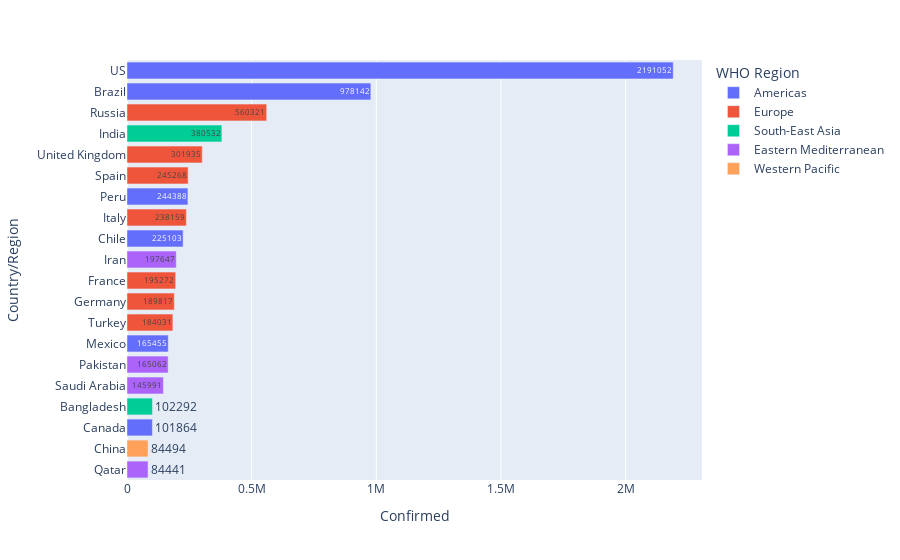
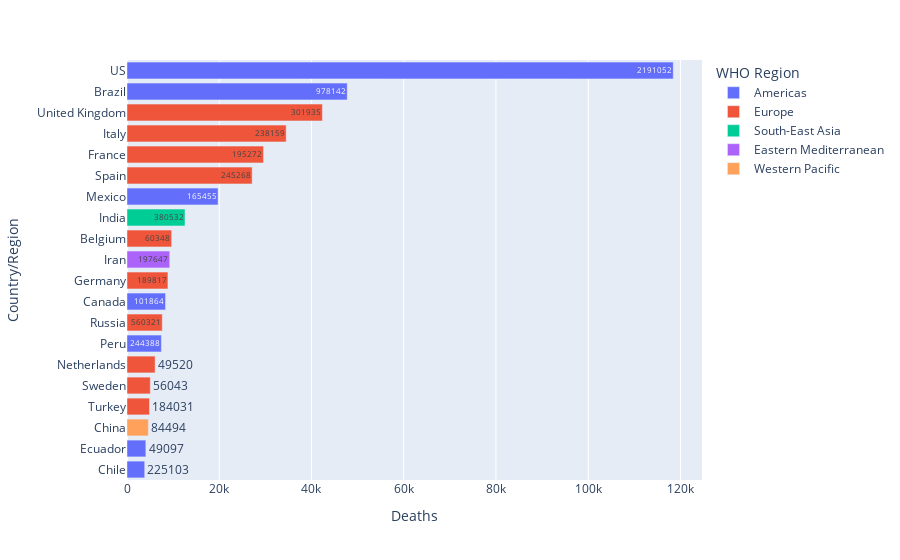
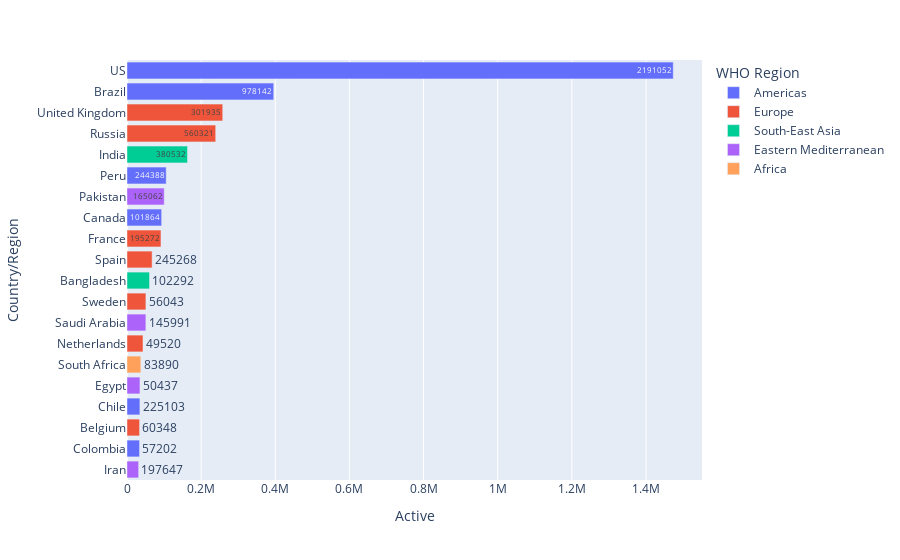
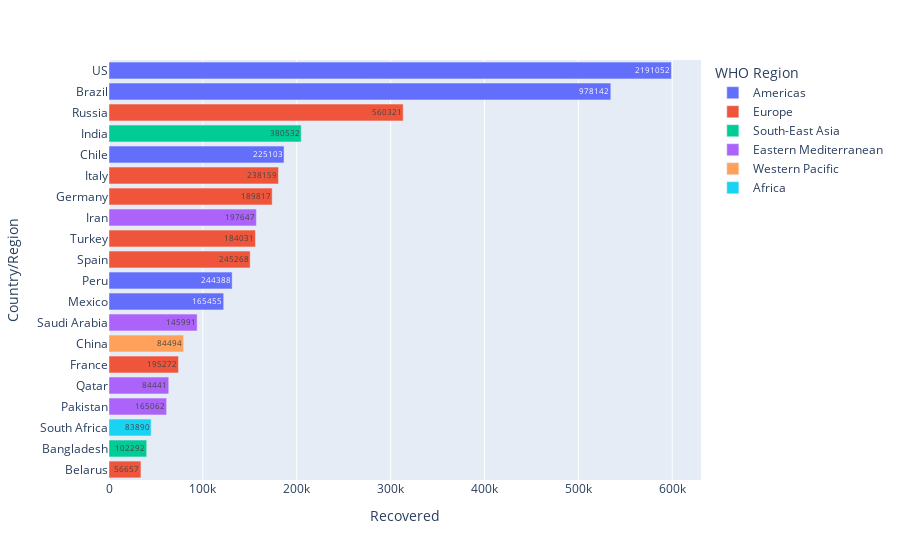

Source (notebook cell) for these figures, in order:
### Markdown cell above
### Top 20 countries : Confirmed, active, new cases, deaths, recovered

### Code cell
# Sort the data by the number of confirmed cases in descending order and select only top 20 coutries
cases = ['Confirmed', 'Deaths', 'Active', 'Recovered']
for case in cases:
	df = df1.sort_values(case, ascending=False).head(20)
	fig = px.bar(df, y='Country/Region', x=case, color = 'WHO Region', orientation='h', text='Confirmed')
	fig.update_layout(yaxis={'categoryorder':'total ascending'})
	fig.show()

### Figure 1 — Plotly figure (JSON) as saved in the notebook; plotly's stock layout.template omitted (floating-point values rounded to 4 significant figures)
{"data": [{"alignmentgroup": "True", "hovertemplate": "WHO Region=Americas<br>Confirmed=%{text}<br>Country/Region=%{y}<extra></extra>", "legendgroup": "Americas", "marker": {"color": "#636efa", "pattern": {"shape": ""}}, "name": "Americas", "offsetgroup": "Americas", "orientation": "h", "showlegend": true, "text": [2191052, 978142, 244388, 225103, 165455, 101864], "textposition": "auto", "type": "bar", "x": [2191052, 978142, 244388, 225103, 165455, 101864], "xaxis": "x", "y": ["US", "Brazil", "Peru", "Chile", "Mexico", "Canada"], "yaxis": "y"}, {"alignmentgroup": "True", "hovertemplate": "WHO Region=Europe<br>Confirmed=%{text}<br>Country/Region=%{y}<extra></extra>", "legendgroup": "Europe", "marker": {"color": "#EF553B", "pattern": {"shape": ""}}, "name": "Europe", "offsetgroup": "Europe", "orientation": "h", "showlegend": true, "text": [560321, 301935, 245268, 238159, 195272, 189817, 184031], "textposition": "auto", "type": "bar", "x": [560321, 301935, 245268, 238159, 195272, 189817, 184031], "xaxis": "x", "y": ["Russia", "United Kingdom", "Spain", "Italy", "France", "Germany", "Turkey"], "yaxis": "y"}, {"alignmentgroup": "True", "hovertemplate": "WHO Region=South-East Asia<br>Confirmed=%{text}<br>Country/Region=%{y}<extra></extra>", "legendgroup": "South-East Asia", "marker": {"color": "#00cc96", "pattern": {"shape": ""}}, "name": "South-East Asia", "offsetgroup": "South-East Asia", "orientation": "h", "showlegend": true, "text": [380532, 102292], "textposition": "auto", "type": "bar", "x": [380532, 102292], "xaxis": "x", "y": ["India", "Bangladesh"], "yaxis": "y"}, {"alignmentgroup": "True", "hovertemplate": "WHO Region=Eastern Mediterranean<br>Confirmed=%{text}<br>Country/Region=%{y}<extra></extra>", "legendgroup": "Eastern Mediterranean", "marker": {"color": "#ab63fa", "pattern": {"shape": ""}}, "name": "Eastern Mediterranean", "offsetgroup": "Eastern Mediterranean", "orientation": "h", "showlegend": true, "text": [197647, 165062, 145991, 84441], "textposition": "auto", "type": "bar", "x": [197647, 165062, 145991, 84441], "xaxis": "x", "y": ["Iran", "Pakistan", "Saudi Arabia", "Qatar"], "yaxis": "y"}, {"alignmentgroup": "True", "hovertemplate": "WHO Region=Western Pacific<br>Confirmed=%{text}<br>Country/Region=%{y}<extra></extra>", "legendgroup": "Western Pacific", "marker": {"color": "#FFA15A", "pattern": {"shape": ""}}, "name": "Western Pacific", "offsetgroup": "Western Pacific", "orientation": "h", "showlegend": true, "text": [84494], "textposition": "auto", "type": "bar", "x": [84494], "xaxis": "x", "y": ["China"], "yaxis": "y"}], "layout": {"barmode": "relative", "legend": {"title": {"text": "WHO Region"}, "tracegroupgap": 0}, "margin": {"t": 60}, "xaxis": {"anchor": "y", "domain": [0, 1], "title": {"text": "Confirmed"}}, "yaxis": {"anchor": "x", "categoryorder": "total ascending", "domain": [0, 1], "title": {"text": "Country/Region"}}}}

### Figure 2 — Plotly figure (JSON) as saved in the notebook; plotly's stock layout.template omitted (floating-point values rounded to 4 significant figures)
{"data": [{"alignmentgroup": "True", "hovertemplate": "WHO Region=Americas<br>Deaths=%{x}<br>Country/Region=%{y}<br>Confirmed=%{text}<extra></extra>", "legendgroup": "Americas", "marker": {"color": "#636efa", "pattern": {"shape": ""}}, "name": "Americas", "offsetgroup": "Americas", "orientation": "h", "showlegend": true, "text": [2191052, 978142, 165455, 101864, 244388, 49097, 225103], "textposition": "auto", "type": "bar", "x": [118434, 47748, 19747, 8360, 7461, 4087, 3841], "xaxis": "x", "y": ["US", "Brazil", "Mexico", "Canada", "Peru", "Ecuador", "Chile"], "yaxis": "y"}, {"alignmentgroup": "True", "hovertemplate": "WHO Region=Europe<br>Deaths=%{x}<br>Country/Region=%{y}<br>Confirmed=%{text}<extra></extra>", "legendgroup": "Europe", "marker": {"color": "#EF553B", "pattern": {"shape": ""}}, "name": "Europe", "offsetgroup": "Europe", "orientation": "h", "showlegend": true, "text": [301935, 238159, 195272, 245268, 60348, 189817, 560321, 49520, 56043, 184031], "textposition": "auto", "type": "bar", "x": [42373, 34514, 29606, 27136, 9683, 8875, 7650, 6097, 5053, 4882], "xaxis": "x", "y": ["United Kingdom", "Italy", "France", "Spain", "Belgium", "Germany", "Russia", "Netherlands", "Sweden", "Turkey"], "yaxis": "y"}, {"alignmentgroup": "True", "hovertemplate": "WHO Region=South-East Asia<br>Deaths=%{x}<br>Country/Region=%{y}<br>Confirmed=%{text}<extra></extra>", "legendgroup": "South-East Asia", "marker": {"color": "#00cc96", "pattern": {"shape": ""}}, "name": "South-East Asia", "offsetgroup": "South-East Asia", "orientation": "h", "showlegend": true, "text": [380532], "textposition": "auto", "type": "bar", "x": [12573], "xaxis": "x", "y": ["India"], "yaxis": "y"}, {"alignmentgroup": "True", "hovertemplate": "WHO Region=Eastern Mediterranean<br>Deaths=%{x}<br>Country/Region=%{y}<br>Confirmed=%{text}<extra></extra>", "legendgroup": "Eastern Mediterranean", "marker": {"color": "#ab63fa", "pattern": {"shape": ""}}, "name": "Eastern Mediterranean", "offsetgroup": "Eastern Mediterranean", "orientation": "h", "showlegend": true, "text": [197647], "textposition": "auto", "type": "bar", "x": [9272], "xaxis": "x", "y": ["Iran"], "yaxis": "y"}, {"alignmentgroup": "True", "hovertemplate": "WHO Region=Western Pacific<br>Deaths=%{x}<br>Country/Region=%{y}<br>Confirmed=%{text}<extra></extra>", "legendgroup": "Western Pacific", "marker": {"color": "#FFA15A", "pattern": {"shape": ""}}, "name": "Western Pacific", "offsetgroup": "Western Pacific", "orientation": "h", "showlegend": true, "text": [84494], "textposition": "auto", "type": "bar", "x": [4638], "xaxis": "x", "y": ["China"], "yaxis": "y"}], "layout": {"barmode": "relative", "legend": {"title": {"text": "WHO Region"}, "tracegroupgap": 0}, "margin": {"t": 60}, "xaxis": {"anchor": "y", "domain": [0, 1], "title": {"text": "Deaths"}}, "yaxis": {"anchor": "x", "categoryorder": "total ascending", "domain": [0, 1], "title": {"text": "Country/Region"}}}}

### Figure 3 — Plotly figure (JSON) as saved in the notebook; plotly's stock layout.template omitted (floating-point values rounded to 4 significant figures)
{"data": [{"alignmentgroup": "True", "hovertemplate": "WHO Region=Americas<br>Active=%{x}<br>Country/Region=%{y}<br>Confirmed=%{text}<extra></extra>", "legendgroup": "Americas", "marker": {"color": "#636efa", "pattern": {"shape": ""}}, "name": "Americas", "offsetgroup": "Americas", "orientation": "h", "showlegend": true, "text": [2191052, 978142, 244388, 101864, 225103, 57202], "textposition": "auto", "type": "bar", "x": [1473503, 395814, 105737, 93504, 34821, 33886], "xaxis": "x", "y": ["US", "Brazil", "Peru", "Canada", "Chile", "Colombia"], "yaxis": "y"}, {"alignmentgroup": "True", "hovertemplate": "WHO Region=Europe<br>Active=%{x}<br>Country/Region=%{y}<br>Confirmed=%{text}<extra></extra>", "legendgroup": "Europe", "marker": {"color": "#EF553B", "pattern": {"shape": ""}}, "name": "Europe", "offsetgroup": "Europe", "orientation": "h", "showlegend": true, "text": [301935, 560321, 195272, 245268, 56043, 49520, 60348], "textposition": "auto", "type": "bar", "x": [258249, 239262, 91655, 67756, 50990, 43244, 33941], "xaxis": "x", "y": ["United Kingdom", "Russia", "France", "Spain", "Sweden", "Netherlands", "Belgium"], "yaxis": "y"}, {"alignmentgroup": "True", "hovertemplate": "WHO Region=South-East Asia<br>Active=%{x}<br>Country/Region=%{y}<br>Confirmed=%{text}<extra></extra>", "legendgroup": "South-East Asia", "marker": {"color": "#00cc96", "pattern": {"shape": ""}}, "name": "South-East Asia", "offsetgroup": "South-East Asia", "orientation": "h", "showlegend": true, "text": [380532, 102292], "textposition": "auto", "type": "bar", "x": [163248, 60785], "xaxis": "x", "y": ["India", "Bangladesh"], "yaxis": "y"}, {"alignmentgroup": "True", "hovertemplate": "WHO Region=Eastern Mediterranean<br>Active=%{x}<br>Country/Region=%{y}<br>Confirmed=%{text}<extra></extra>", "legendgroup": "Eastern Mediterranean", "marker": {"color": "#ab63fa", "pattern": {"shape": ""}}, "name": "Eastern Mediterranean", "offsetgroup": "Eastern Mediterranean", "orientation": "h", "showlegend": true, "text": [165062, 145991, 50437, 197647], "textposition": "auto", "type": "bar", "x": [100450, 50937, 34971, 31384], "xaxis": "x", "y": ["Pakistan", "Saudi Arabia", "Egypt", "Iran"], "yaxis": "y"}, {"alignmentgroup": "True", "hovertemplate": "WHO Region=Africa<br>Active=%{x}<br>Country/Region=%{y}<br>Confirmed=%{text}<extra></extra>", "legendgroup": "Africa", "marker": {"color": "#FFA15A", "pattern": {"shape": ""}}, "name": "Africa", "offsetgroup": "Africa", "orientation": "h", "showlegend": true, "text": [83890], "textposition": "auto", "type": "bar", "x": [37233], "xaxis": "x", "y": ["South Africa"], "yaxis": "y"}], "layout": {"barmode": "relative", "legend": {"title": {"text": "WHO Region"}, "tracegroupgap": 0}, "margin": {"t": 60}, "xaxis": {"anchor": "y", "domain": [0, 1], "title": {"text": "Active"}}, "yaxis": {"anchor": "x", "categoryorder": "total ascending", "domain": [0, 1], "title": {"text": "Country/Region"}}}}

### Figure 4 — Plotly figure (JSON) as saved in the notebook; plotly's stock layout.template omitted (floating-point values rounded to 4 significant figures)
{"data": [{"alignmentgroup": "True", "hovertemplate": "WHO Region=Americas<br>Recovered=%{x}<br>Country/Region=%{y}<br>Confirmed=%{text}<extra></extra>", "legendgroup": "Americas", "marker": {"color": "#636efa", "pattern": {"shape": ""}}, "name": "Americas", "offsetgroup": "Americas", "orientation": "h", "showlegend": true, "text": [2191052, 978142, 225103, 244388, 165455], "textposition": "auto", "type": "bar", "x": [599115, 534580, 186441, 131190, 122180], "xaxis": "x", "y": ["US", "Brazil", "Chile", "Peru", "Mexico"], "yaxis": "y"}, {"alignmentgroup": "True", "hovertemplate": "WHO Region=Europe<br>Recovered=%{x}<br>Country/Region=%{y}<br>Confirmed=%{text}<extra></extra>", "legendgroup": "Europe", "marker": {"color": "#EF553B", "pattern": {"shape": ""}}, "name": "Europe", "offsetgroup": "Europe", "orientation": "h", "showlegend": true, "text": [560321, 238159, 189817, 184031, 245268, 195272, 56657], "textposition": "auto", "type": "bar", "x": [313409, 180544, 173847, 156022, 150376, 74011, 34023], "xaxis": "x", "y": ["Russia", "Italy", "Germany", "Turkey", "Spain", "France", "Belarus"], "yaxis": "y"}, {"alignmentgroup": "True", "hovertemplate": "WHO Region=South-East Asia<br>Recovered=%{x}<br>Country/Region=%{y}<br>Confirmed=%{text}<extra></extra>", "legendgroup": "South-East Asia", "marker": {"color": "#00cc96", "pattern": {"shape": ""}}, "name": "South-East Asia", "offsetgroup": "South-East Asia", "orientation": "h", "showlegend": true, "text": [380532, 102292], "textposition": "auto", "type": "bar", "x": [204711, 40164], "xaxis": "x", "y": ["India", "Bangladesh"], "yaxis": "y"}, {"alignmentgroup": "True", "hovertemplate": "WHO Region=Eastern Mediterranean<br>Recovered=%{x}<br>Country/Region=%{y}<br>Confirmed=%{text}<extra></extra>", "legendgroup": "Eastern Mediterranean", "marker": {"color": "#ab63fa", "pattern": {"shape": ""}}, "name": "Eastern Mediterranean", "offsetgroup": "Eastern Mediterranean", "orientation": "h", "showlegend": true, "text": [197647, 145991, 84441, 165062], "textposition": "auto", "type": "bar", "x": [156991, 93915, 63642, 61383], "xaxis": "x", "y": ["Iran", "Saudi Arabia", "Qatar", "Pakistan"], "yaxis": "y"}, {"alignmentgroup": "True", "hovertemplate": "WHO Region=Western Pacific<br>Recovered=%{x}<br>Country/Region=%{y}<br>Confirmed=%{text}<extra></extra>", "legendgroup": "Western Pacific", "marker": {"color": "#FFA15A", "pattern": {"shape": ""}}, "name": "Western Pacific", "offsetgroup": "Western Pacific", "orientation": "h", "showlegend": true, "text": [84494], "textposition": "auto", "type": "bar", "x": [79515], "xaxis": "x", "y": ["China"], "yaxis": "y"}, {"alignmentgroup": "True", "hovertemplate": "WHO Region=Africa<br>Recovered=%{x}<br>Country/Region=%{y}<br>Confirmed=%{text}<extra></extra>", "legendgroup": "Africa", "marker": {"color": "#19d3f3", "pattern": {"shape": ""}}, "name": "Africa", "offsetgroup": "Africa", "orientation": "h", "showlegend": true, "text": [83890], "textposition": "auto", "type": "bar", "x": [44920], "xaxis": "x", "y": ["South Africa"], "yaxis": "y"}], "layout": {"barmode": "relative", "legend": {"title": {"text": "WHO Region"}, "tracegroupgap": 0}, "margin": {"t": 60}, "xaxis": {"anchor": "y", "domain": [0, 1], "title": {"text": "Recovered"}}, "yaxis": {"anchor": "x", "categoryorder": "total ascending", "domain": [0, 1], "title": {"text": "Country/Region"}}}}
